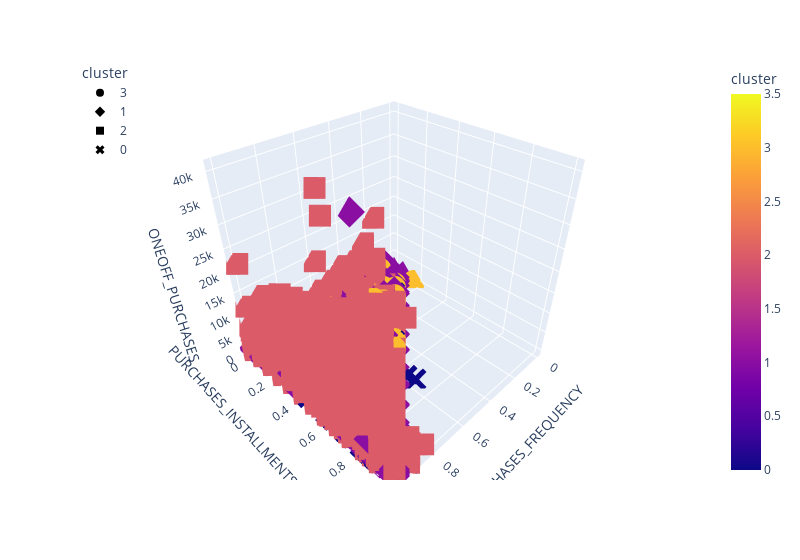

Notebook source saved alongside this figure:
### Code cell
fig = px.scatter_3d(
    clusters1,
    x="PURCHASES_FREQUENCY",
    y="PURCHASES_INSTALLMENTS_FREQUENCY",
    z="ONEOFF_PURCHASES",
    color="cluster",
    symbol="cluster",
    width=800,
)
fig.update_layout(legend=dict(x=0, y=1))
fig.show()

### Figure 1 — Plotly figure (JSON) as saved in the notebook; plotly's stock layout.template omitted (floating-point values rounded to 4 significant figures; data arrays with more than 128 entries replaced by an {"elided": "..."} marker saying what was removed)
{"data": [{"hovertemplate": "cluster=%{marker.color}<br>PURCHASES_FREQUENCY=%{x}<br>PURCHASES_INSTALLMENTS_FREQUENCY=%{y}<br>ONEOFF_PURCHASES=%{z}<extra></extra>", "legendgroup": "3", "marker": {"color": {"elided": "2995 int values"}, "coloraxis": "coloraxis", "symbol": "circle"}, "mode": "markers", "name": "3", "scene": "scene", "showlegend": true, "type": "scatter3d", "x": {"elided": "2995 float values"}, "y": {"elided": "2995 float values"}, "z": {"elided": "2995 float values"}}, {"hovertemplate": "cluster=%{marker.color}<br>PURCHASES_FREQUENCY=%{x}<br>PURCHASES_INSTALLMENTS_FREQUENCY=%{y}<br>ONEOFF_PURCHASES=%{z}<extra></extra>", "legendgroup": "1", "marker": {"color": {"elided": "1754 int values"}, "coloraxis": "coloraxis", "symbol": "diamond"}, "mode": "markers", "name": "1", "scene": "scene", "showlegend": true, "type": "scatter3d", "x": {"elided": "1754 float values"}, "y": {"elided": "1754 float values"}, "z": {"elided": "1754 float values"}}, {"hovertemplate": "cluster=%{marker.color}<br>PURCHASES_FREQUENCY=%{x}<br>PURCHASES_INSTALLMENTS_FREQUENCY=%{y}<br>ONEOFF_PURCHASES=%{z}<extra></extra>", "legendgroup": "2", "marker": {"color": {"elided": "1876 int values"}, "coloraxis": "coloraxis", "symbol": "square"}, "mode": "markers", "name": "2", "scene": "scene", "showlegend": true, "type": "scatter3d", "x": {"elided": "1876 float values"}, "y": {"elided": "1876 float values"}, "z": {"elided": "1876 float values"}}, {"hovertemplate": "cluster=%{marker.color}<br>PURCHASES_FREQUENCY=%{x}<br>PURCHASES_INSTALLMENTS_FREQUENCY=%{y}<br>ONEOFF_PURCHASES=%{z}<extra></extra>", "legendgroup": "0", "marker": {"color": {"elided": "2325 int values"}, "coloraxis": "coloraxis", "symbol": "x"}, "mode": "markers", "name": "0", "scene": "scene", "showlegend": true, "type": "scatter3d", "x": {"elided": "2325 float values"}, "y": {"elided": "2325 float values"}, "z": {"elided": "2325 float values"}}], "layout": {"coloraxis": {"colorbar": {"title": {"text": "cluster"}}, "colorscale": [[0, "#0d0887"], [0.1111, "#46039f"], [0.2222, "#7201a8"], [0.3333, "#9c179e"], [0.4444, "#bd3786"], [0.5556, "#d8576b"], [0.6667, "#ed7953"], [0.7778, "#fb9f3a"], [0.8889, "#fdca26"], [1, "#f0f921"]]}, "legend": {"title": {"text": "cluster"}, "tracegroupgap": 0, "x": 0, "y": 1}, "margin": {"t": 60}, "scene": {"domain": {"x": [0, 1], "y": [0, 1]}, "xaxis": {"title": {"text": "PURCHASES_FREQUENCY"}}, "yaxis": {"title": {"text": "PURCHASES_INSTALLMENTS_FREQUENCY"}}, "zaxis": {"title": {"text": "ONEOFF_PURCHASES"}}}, "width": 800}}
